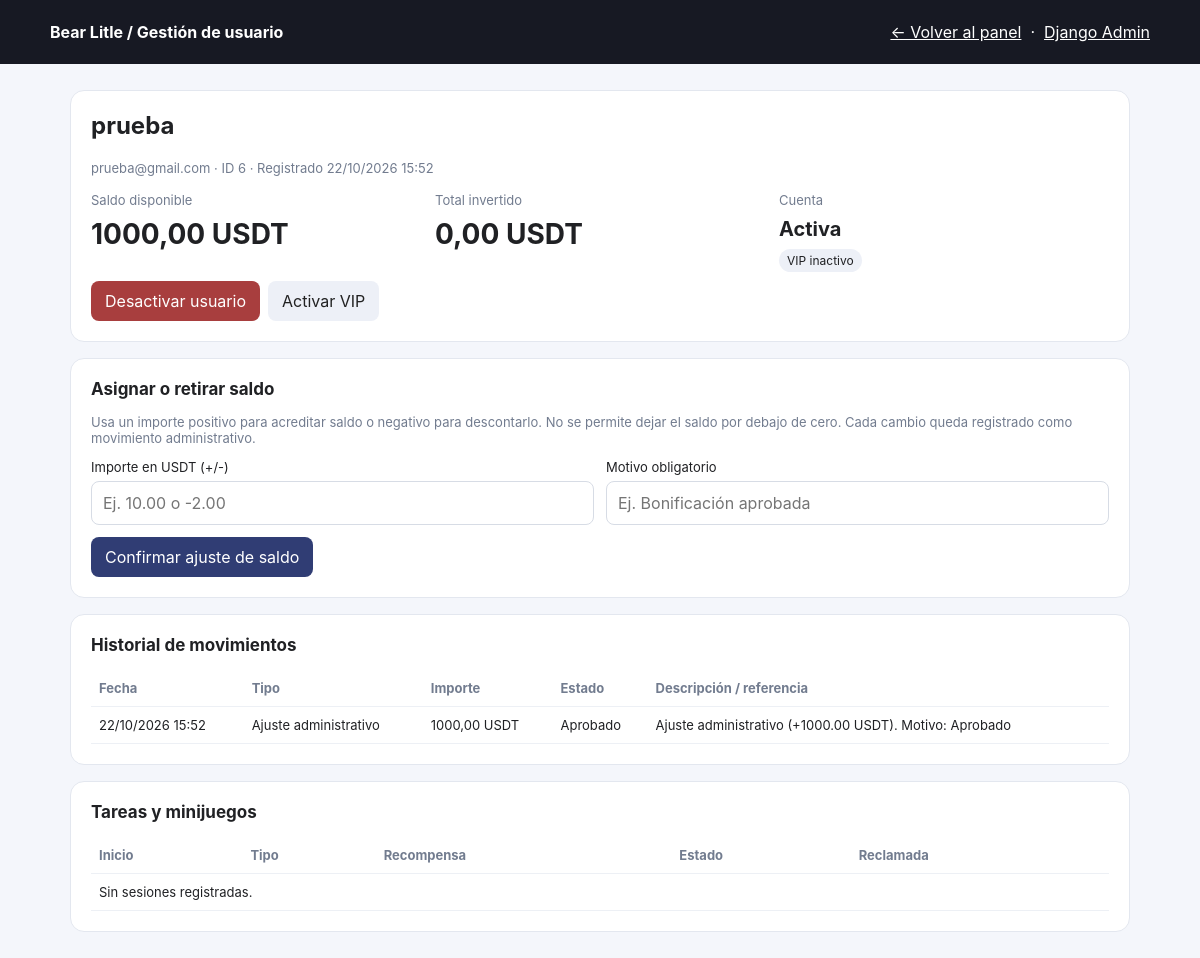
Page /gestion/usuarios/6/ (signed in) on the committed database.
### accounts/models.py (models this page shows, shortened)
class Wallet(models.Model):
    user = models.OneToOneField(settings.AUTH_USER_MODEL, on_delete=models.CASCADE, related_name='wallet')
    balance = models.DecimalField(max_digits=14, decimal_places=2, default=Decimal('0.00'))
    total_invested = models.DecimalField(max_digits=14, decimal_places=2, default=Decimal('0.00'))
    vip_active = models.BooleanField(default=False)
    last_withdrawal_at = models.DateTimeField(null=True, blank=True)
    created_at = models.DateTimeField(auto_now_add=True)

class Transaction(models.Model):
    class Kind(models.TextChoices):
        DEPOSIT = 'deposit', 'Depósito'
        WITHDRAWAL = 'withdrawal', 'Retiro'
        GAME_REWARD = 'game_reward', 'Recompensa de minijuego'
        ADMIN_ADJUSTMENT = 'admin_adjustment', 'Ajuste administrativo'
    class Status(models.TextChoices):
        PENDING = 'pending', 'Pendiente'
        APPROVED = 'approved', 'Aprobado'
        REJECTED = 'rejected', 'Rechazado'
    user = models.ForeignKey(settings.AUTH_USER_MODEL, on_delete=models.CASCADE, related_name='transactions')
    kind = models.CharField(max_length=20, choices=Kind.choices)
    status = models.CharField(max_length=20, choices=Status.choices, default=Status.PENDING)
    amount = models.DecimalField(max_digits=14, decimal_places=2)
    txid = models.CharField(max_length=150, blank=True)
    destination = models.CharField(max_length=150, blank=True)
    description = models.CharField(max_length=240, blank=True)
    created_at = models.DateTimeField(auto_now_add=True)
    reviewed_at = models.DateTimeField(null=True, blank=True)

### accounts/admin_dashboard.py (the view, shortened to what this page needs)
# urls.py: path("gestion/usuarios/<int:user_id>/", admin_dashboard.user_detail, name="admin_user_detail"),
@staff_required
@require_http_methods(['GET', 'POST'])
def user_detail(request, user_id):
    user = get_object_or_404(User, pk=user_id)
    wallet, _ = Wallet.objects.get_or_create(user=user)
    context = {
        'target_user': user,
        'wallet': wallet,
        'transactions': Transaction.objects.filter(user=user).order_by('-created_at')[:100],
        'games': GameSession.objects.filter(user=user).order_by('-started_at')[:100],
    }
    return render(request, 'accounts/admin_user_detail.html', context)

### accounts/admin_dashboard.py (called while the page is built)
def staff_required(view_func):
    @wraps(view_func)
    def wrapped(request, *args, **kwargs):
        if not request.user.is_authenticated:
            return redirect('admin_login')
        if not (request.user.is_staff or request.user.is_superuser):
            return redirect('admin_login')
        return view_func(request, *args, **kwargs)
    return wrapped

### templates/accounts/admin_user_detail.html (shortened to what this page needs)
<!doctype html><html lang="es"><head><meta charset="utf-8"><meta name="viewport" content="width=device-width,initial-scale=1"><title>{{ target_user.username }} · Bear Litle Admin</title></head><body><header class="top"><strong>Bear Litle / Gestión de usuario</strong><nav><a href="{% url 'admin_dashboard' %}">← Volver al panel</a> &nbsp;·&nbsp; <a href="/admin/">Django Admin</a></nav></header><main class="wrap">
<section class="card"><h1 style="margin-top:0">{{ target_user.username }}</h1><p class="muted">{{ target_user.email|default:'Sin correo' }} · ID {{ target_user.id }} · Registrado {{ target_user.date_joined|date:'d/m/Y H:i' }}</p><div class="grid"><div><span class="muted">Saldo disponible</span><div class="big">{{ wallet.balance|floatformat:2 }} USDT</div></div><div><span class="muted">Total invertido</span><div class="big">{{ wallet.total_invested|floatformat:2 }} USDT</div></div><div><span class="muted">Cuenta</span><div class="big" style="font-size:20px">{% if target_user.is_active %}Activa{% else %}Desactivada{% endif %}</div><span class="pill">{% if wallet.vip_active %}VIP activo{% else %}VIP inactivo{% endif %}</span></div></div><div class="actions"><form method="post">{% csrf_token %}<input type="hidden" name="action" value="toggle_active"><button class="btn {% if target_user.is_active %}warn{% else %}light{% endif %}" type="submit">{% if target_user.is_active %}Desactivar usuario{% else %}Activar usuario{% endif %}</button></form><form method="post">{% csrf_token %}<input type="hidden" name="action" value="toggle_vip"><button class="btn light" type="submit">{% if wallet.vip_active %}Desactivar VIP{% else %}Activar VIP{% endif %}</button></form></div></section>
<section class="card"><h2>Asignar o retirar saldo</h2><p class="muted">Usa un importe positivo para acreditar saldo o negativo para descontarlo. No se permite dejar el saldo por debajo de cero. Cada cambio queda registrado como movimiento administrativo.</p><form method="post">{% csrf_token %}<input type="hidden" name="action" value="balance_adjustment"><div class="formrow"><div class="field"><label for="amount">Importe en USDT (+/-)</label><input id="amount" name="amount" type="number" step="0.01" required placeholder="Ej. 10.00 o -2.00"></div><div class="field"><label for="reason">Motivo obligatorio</label><input id="reason" name="reason" maxlength="240" required placeholder="Ej. Bonificación aprobada"></div></div><div class="actions"><button type="submit" onclick="return confirm('¿Confirmas este ajuste de saldo? Se registrará en el historial.')">Confirmar ajuste de saldo</button></div></form></section>
<section class="card"><h2>Historial de movimientos</h2><div class="tablewrap"><table><thead><tr><th>Fecha</th><th>Tipo</th><th>Importe</th><th>Estado</th><th>Descripción / referencia</th></tr></thead><tbody>{% for tx in transactions %}<tr><td>{{ tx.created_at|date:'d/m/Y H:i' }}</td><td>{{ tx.get_kind_display|default:tx.kind }}</td><td>{{ tx.amount|floatformat:2 }} USDT</td><td>{{ tx.get_status_display }}</td><td>{{ tx.description|default:'—' }} {% if tx.txid %}<br><span class="muted">TXID: {{ tx.txid }}</span>{% endif %}</td></tr>{% empty %}<tr><td colspan="5">Sin movimientos registrados.</td></tr>{% endfor %}</tbody></table></div></section>
<section class="card"><h2>Tareas y minijuegos</h2><div class="tablewrap"><table><thead><tr><th>Inicio</th><th>Tipo</th><th>Recompensa</th><th>Estado</th><th>Reclamada</th></tr></thead><tbody>{% for game in games %}<tr><td>{{ game.started_at|date:'d/m/Y H:i:s' }}</td><td>{{ game.game_type }}</td><td>{{ game.reward }} USDT</td><td>{% if game.claimed_at %}Completada{% else %}Pendiente{% endif %}</td><td>{{ game.claimed_at|date:'d/m/Y H:i:s'|default:'—' }}</td></tr>{% empty %}<tr><td colspan="5">Sin sesiones registradas.</td></tr>{% endfor %}</tbody></table></div></section>
</main></body></html>

### templates/accounts/admin_user_detail.html (style rules this page uses)
:root { font-family:Inter,system-ui,sans-serif;color:#202124;background:#f4f6fb }
* { box-sizing:border-box }
body { margin:0 }
.top { background:#171923;color:white;padding:22px max(22px,calc((100% - 1100px)/2));display:flex;justify-content:space-between;gap:12px }
.top a { color:white }
.wrap { max-width:1100px;margin:26px auto;padding:0 20px }
.grid { display:grid;grid-template-columns:repeat(3,1fr);gap:14px }
.card { background:#fff;border:1px solid #e3e7ef;border-radius:14px;padding:20px;margin-bottom:16px }
.card h2 { font-size:17px;margin:0 0 15px }
.big { font-size:28px;font-weight:750;margin:8px 0 }
.muted { color:#727c8f;font-size:13px }
.formrow { display:grid;grid-template-columns:1fr 1fr;gap:12px }
.field label { display:block;font-size:13px;margin-bottom:6px }
.field input { width:100%;padding:11px;border:1px solid #d7dce5;border-radius:8px;font:inherit }
button,.btn { font:inherit;border:0;background:#303d74;color:#fff;padding:10px 14px;border-radius:8px;cursor:pointer;text-decoration:none;display:inline-block }
.btn.light { background:#edf0f7;color:#222 }
.btn.warn { background:#a83e3e }
.actions { display:flex;flex-wrap:wrap;gap:8px;margin-top:12px }
table { width:100%;border-collapse:collapse;font-size:13px }
th,td { text-align:left;padding:10px 8px;border-bottom:1px solid #edf0f5 }
th { color:#727c8f }
.tablewrap { overflow:auto }
.pill { background:#edf0f7;border-radius:30px;padding:4px 8px;font-size:12px }

### rows in the picture
Wallet: balance "1000,00", total_invested "0,00"
Transaction: created_at "22/10/2026 15:52", kind "Ajuste administrativo", amount "1000,00", status "Aprobado", description "Ajuste administrativo (+1000.00 USDT). Motivo: Aprobado"

### other values in the picture
{{ target_user.username }} "prueba"
{{ target_user.email|default:'Sin correo' }} "prueba@gmail.com"
{{ target_user.id }} "6"
{{ target_user.date_joined|date:'d/m/Y H:i' }} "22/10/2026 15:52"
